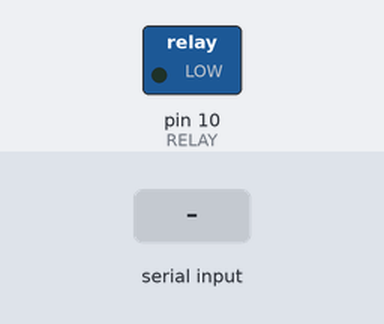
This sketch was run on a simulated Arduino Uno, built with avr-gcc and run on an emulated ATmega328P. Parts: switched loads named in the sketch (green lamp = pin HIGH). Inputs (shaded band) come from the test bench.

Above: at 1.2 s.
1.3 s: "1" received over the second serial link
At 2.5 s:
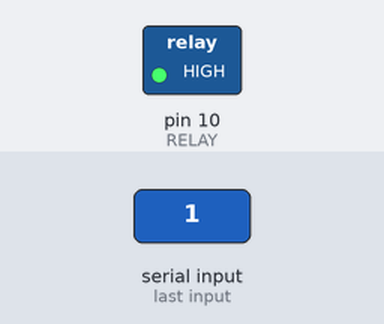
2.8 s: "0" received over the second serial link
At 3.7 s:
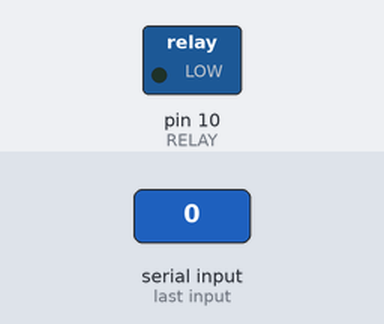
Timing chart, 0 to 5.8 s (numbered marks = the images above; inputs shaded):
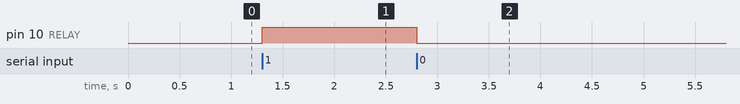

Measured:
- after the input at 1.3 s, pin 10 (RELAY): LOW → HIGH at once
- after the input at 2.8 s, pin 10 (RELAY): HIGH → LOW at once

The sketch:

KnowToGo.ino
```cpp
#include <SoftwareSerial.h>

SoftwareSerial mySerial(2, 3); // RX, TX

int RELAY = 10;
char data = 0;                //Variable for storing received data

void setup() {
  mySerial.begin(9600);         //Sets the data rate in bits per second (baud) for serial data transmission
  pinMode(RELAY, OUTPUT);
}

void loop(){
  // Send data only when you receive data:
  if(mySerial.available() > 0){
    data = mySerial.read();      //Read the incoming data and store it into variable data
    if(data == '1')            //Checks whether value of data is equal to 1
      digitalWrite(RELAY, HIGH);  //If value is 1 then RELAY turns ON
    else if(data == '0')       //Checks whether value of data is equal to 0
      digitalWrite(RELAY, LOW);   //If value is 0 then RELAY turns OFF
  }
}
```
